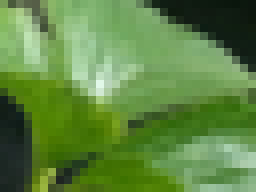
%> input picture hw/leaf/leaf-BMP.bmp, 32 x 24 px (shown 8 times larger)
$ octave main.m   (GNU Octave 9; MATLAB toolbox functions it lacks are replaced by stand-ins)
%> lines starting %> are read from the running program, lines starting %| are printed output that depends on the picture
### hw/block.m
function blocks = block(A, width,height)
    temp = zeros(8,8);
    blocks = [];
    for i = 0:height/8-1
        for j = 0:width/8-1
            for a = 1:8
                temp(a,:) = A(i*8+a,j*8+1:j*8+8);
            end
            blocks = [blocks,temp];
        end
    end
end

### hw/mydct.m
function B = mydct(A)
    A = double(A);
    B = zeros(8,8);
    for u=1:8
        for v=1:8
            sum=0;
            for x=1:8
                for y=1:8
                    sum = sum+cos((2*x-1)*(u-1)*pi/16)*cos((2*y-1)*(v-1)*pi/16)*A(x,y);
                end
            end
            B(u,v)=sum/4;
        end
    end
end

### hw/qt.m
function B = qt(A,table)
    B = zeros(size(A,1),size(A,2));
    for i=1:8
        for j=1:8
            B(i,j) = A(i,j)/table(i,j);
        end
    end
end

### hw/main.m
img = imread("C:\Users\Olympia\Desktop\hw\leaf\leaf-BMP.bmp");
%> img is the input picture: size 24x32x3 uint8; mean R, G, B 94.5, 133.9, 66.3
load("C:\Users\Olympia\Desktop\hw\bright");
load("C:\Users\Olympia\Desktop\hw\color");

r=img(:,:,1);
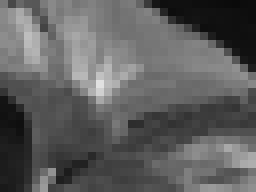
%> r: size 24x32 uint8 (shown 8 times larger); min 10, max 225, mean 94.5
g=img(:,:,2);
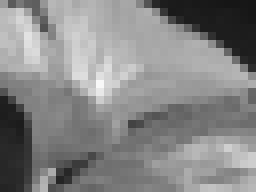
%> g: size 24x32 uint8 (shown 8 times larger); min 22, max 248, mean 133.9
b=img(:,:,3);
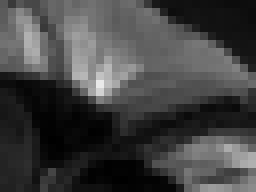
%> b: size 24x32 uint8 (shown 8 times larger); min 0, max 233, mean 66.3
width = size(img,2);
%> width = 32
height = size(img,1);
%> height = 24
block_num = uint8(width*height/64);
%> block_num = 12
YCBCR = rgb2ycbcr(img);
%> YCBCR: size 24x32x3 uint8; mean of channels 1, 2, 3 114.2, 104.2, 115.5
y=YCBCR(:,:,1);
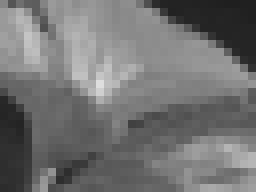
%> y: size 24x32 uint8 (shown 8 times larger); min 31, max 222, mean 114.2
u=YCBCR(:,:,2);
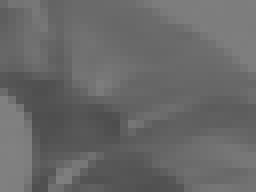
%> u: size 24x32 uint8 (shown 8 times larger); min 77, max 129, mean 104.2
v=YCBCR(:,:,3);
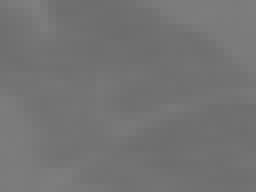
%> v: size 24x32 uint8 (shown 8 times larger); min 109, max 127, mean 115.5

y_blocks = block(y,width,height);
%> after the loop in block, `for i = 0:height/8-1`: temp = [92 91 105 107 107 110 109 107; 126 140 135 145 138 138 126 124; 157 155 146 159 180 168 153 134; 157 148 144 141 150 168 170 180; 134 130 132 135 150 167 178 182; 136 137 137 118 112 109 119 137; 127 116 109 109 116 124 142 153; 144 165 169 163 158 147 153 159]
y_blocks_DCT_QT = zeros(8,8*block_num);
for i=1:block_num
    y_blocks_DCT_QT(:,(i-1)*8+1:i*8) = qt(mydct(y_blocks(:,(i-1)*8+1:i*8)),bright);
end

u_blocks = block(u,width,height);
u_blocks_DCT_QT = zeros(8,8*block_num);
for i=1:block_num
    u_blocks_DCT_QT(:,(i-1)*8+1:i*8) = qt(mydct(u_blocks(:,(i-1)*8+1:i*8)),color);
end


v_blocks = block(v,width,height);
v_blocks_DCT_QT = zeros(8,8*block_num);
for i=1:block_num
    v_blocks_DCT_QT(:,(i-1)*8+1:i*8) = qt(mydct(v_blocks(:,(i-1)*8+1:i*8)),color);
end

Y = uint8(y_blocks_DCT_QT);
U = uint8(u_blocks_DCT_QT);
V = uint8(v_blocks_DCT_QT);

y_dc = zeros(1,block_num);
u_dc = zeros(1,block_num);
v_dc = zeros(1,block_num);
y_dc(1,1) = Y(1,1);
u_dc(1,1) = Y(1,1);
v_dc(1,1) = Y(1,1);
for i=2:block_num
    y_dc(1,i) = y_dc(1,i-1)-Y(1,(i-1)*8+1);
    u_dc(1,i) = u_dc(1,i-1)-U(1,(i-1)*8+1);
    v_dc(1,i) = v_dc(1,i-1)-V(1,(i-1)*8+1);
end
%> after the loop, u_dc = [255 0 0 0 0 0 0 0 0 0 0 0]; v_dc = [255 0 0 0 0 0 0 0 0 0 0 0]; y_dc = [255 0 0 0 0 0 0 0 0 0 0 0]

y_ac=[];

for i=1:block_num
    current_block = Y(:,(i-1)*8+1:i*8);
    f=0;
    last_num = current_block(1,2);
%> (the run ends here)
